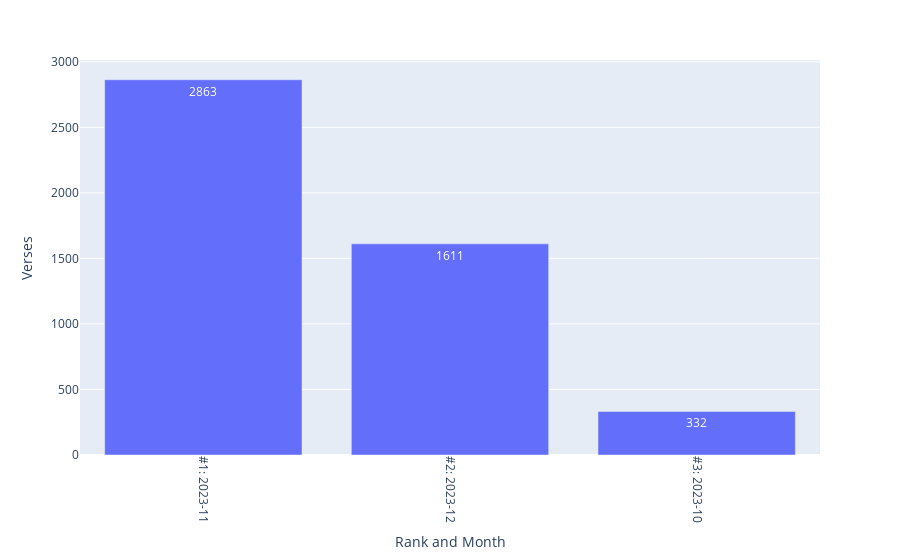

Source (notebook cell):
### Code cell
fig_top_months_by_verses = px.bar(df_top_months_by_verses, 
x = 'Rank and Month', y = 'Verses', text = 'Verses')
fig_top_months_by_verses.update_xaxes(tickangle = 90)
fig_top_months_by_verses.write_html('Analyses/top_months_by_verses.html')
fig_top_months_by_verses.write_image(
    'Analyses/top_months_by_verses.png', 
    width = 1920, height = 1080, engine = 'kaleido', scale = 2)
fig_top_months_by_verses

### Figure 1 — Plotly figure (JSON) as saved in the notebook; plotly's stock layout.template omitted (floating-point values rounded to 4 significant figures)
{"data": [{"alignmentgroup": "True", "hovertemplate": "Rank and Month=%{x}<br>Verses=%{text}<extra></extra>", "legendgroup": "", "marker": {"color": "#636efa", "pattern": {"shape": ""}}, "name": "", "offsetgroup": "", "orientation": "v", "showlegend": false, "text": [2863, 1611, 332], "textposition": "auto", "type": "bar", "x": ["#1: 2023-11", "#2: 2023-12", "#3: 2023-10"], "xaxis": "x", "y": [2863, 1611, 332], "yaxis": "y"}], "layout": {"barmode": "relative", "legend": {"tracegroupgap": 0}, "margin": {"t": 60}, "xaxis": {"anchor": "y", "domain": [0, 1], "tickangle": 90, "title": {"text": "Rank and Month"}}, "yaxis": {"anchor": "x", "domain": [0, 1], "title": {"text": "Verses"}}}}
